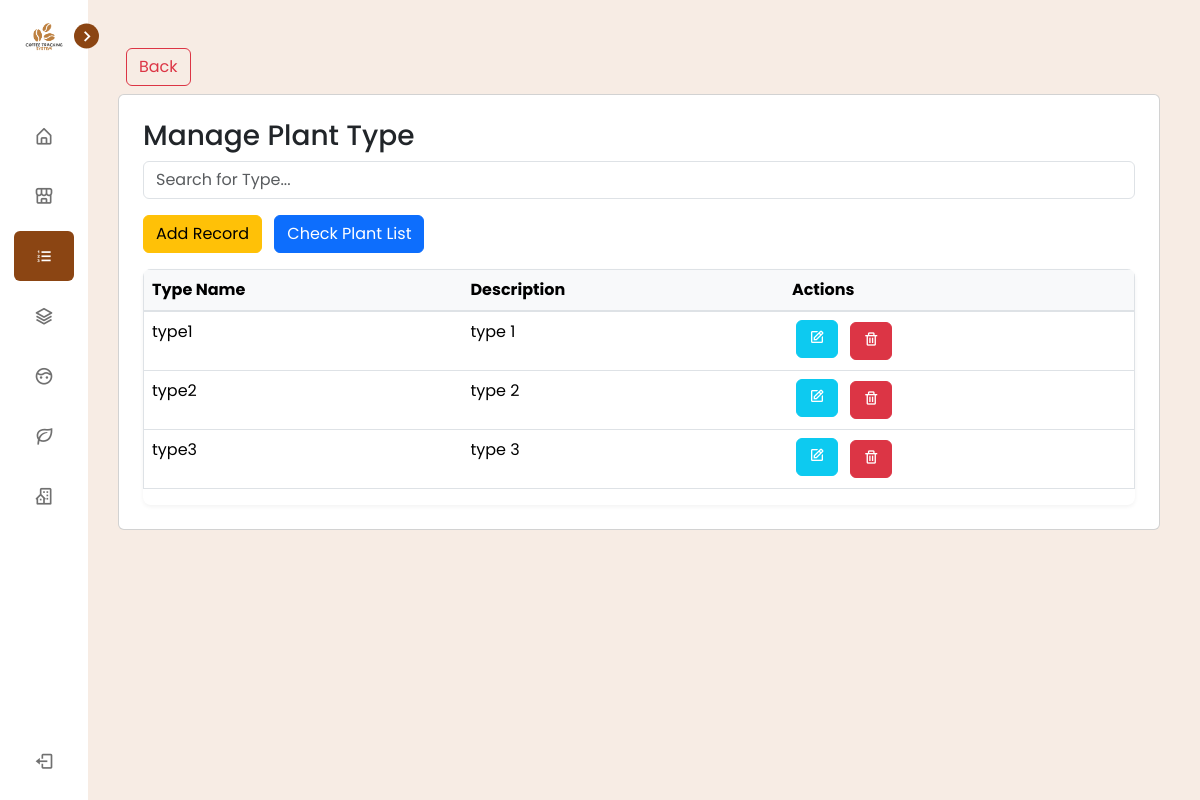
The app's page /view/pages/plant_type/index.php (signed in), older data.
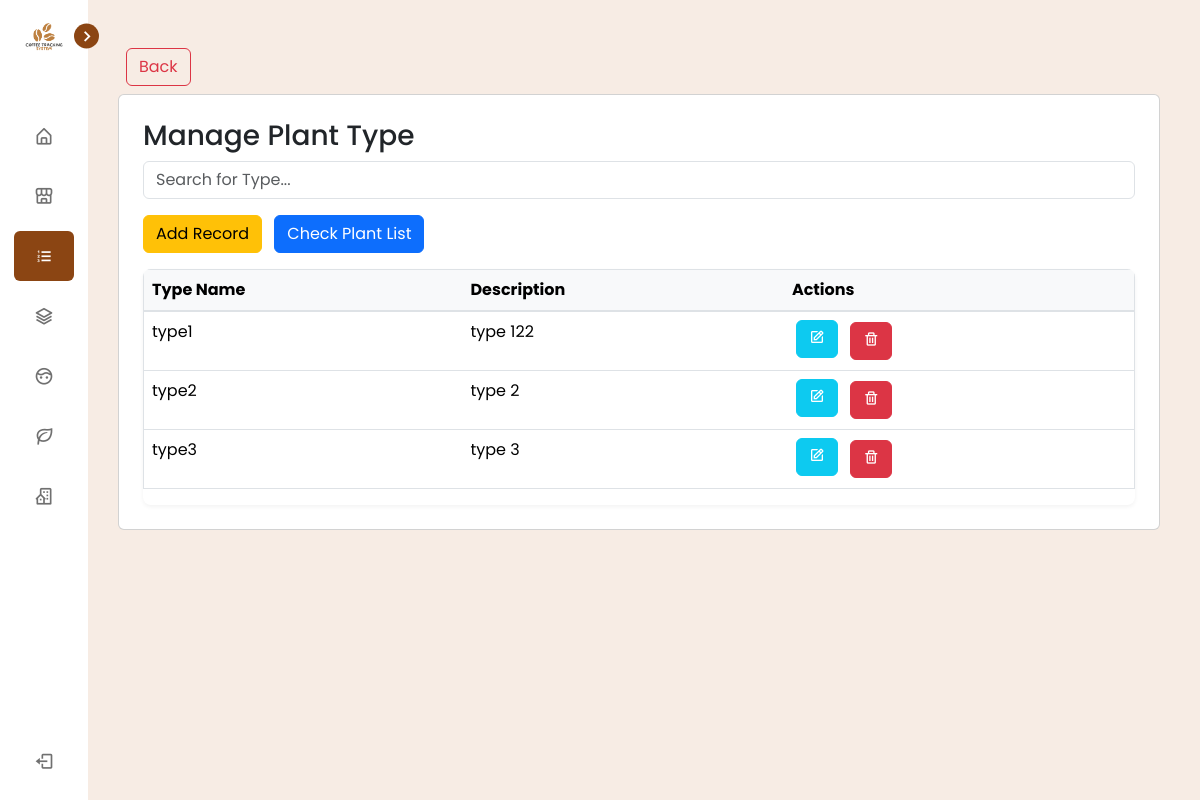
The same page, newer data.
### tables this page shows
CREATE TABLE `tbl_type` (
  `id` int(11) NOT NULL,
  `type_id` varchar(255) NOT NULL,
  `type_name` varchar(255) NOT NULL,
  `description` varchar(255) NOT NULL
);

### connection/connection.php (called while the page is built, shortened)
<?php
class config {
    public function __construct(){
        $dsn = "mysql:host=".H.";dbname=".DB;
        $username = U;
        $password = P;
        try {
            $this->pdo = new PDO($dsn, $username, $password);
        } catch (PDOException $e) {
            die("Connection failed: " . $e->getMessage());
        }
    }
}
?>

### controller/PlantTypeController.php (called while the page is built, shortened)
<?php
require_once('../../../services/PlantTypeService.php');
$typeServices = new TypeServices();
$types = $typeServices->getPlantType();
?>

### services/PlantTypeService.php (called while the page is built, shortened)
<?php
require_once("../../../connection/connection.php");
class TypeServices extends config {
    public function getPlantType() {
        try {
            $query = "SELECT `id`, `type_id`, `type_name`, `description` FROM `tbl_type` WHERE 1";
            $stmt = $this->pdo->prepare($query);
            $stmt->execute();
            return $stmt->fetchAll(PDO::FETCH_ASSOC);
        } catch (PDOException $e) {
            echo "Error: " . $e->getMessage();
        }
    }
}
?>

### view/pages/plant_type/index.php (the view, shortened to what this page needs)
<?php
  include_once('../../components/header.php');
  include_once('../../../controller/PlantTypeController.php');
?>
<div class="p-3">
<a class="btn btn-outline-danger m-2" href="../dashboard/index.php" width="200"> Back </a>
    <div class="card p-4">
    <h3>Manage Plant Type</h3>
    <div class="mb-3">
        <input type="text" id="searchInput" class="form-control" placeholder="Search for Type...">
    </div>
    <div class="mb-3">
        <a type="button" class="btn btn-warning d-none d-md-inline-block" href="create.php">Add Record</a>
        <a type="button" class="btn btn-primary d-none d-md-inline-block mx-2" href="../plant_nursery/index.php">Check Plant List</a>
    </div>
    <div class="table-responsive">
        <table border="1" class="table" id="nurseryOwnersTable">
            <thead>
                <tr>
                    <th>Type Name</th>
                    <th>Description</th>
                    <th>Actions</th>
                </tr>
            </thead>
            <tbody>
                <?php if (!empty($types)): ?>
                    <?php foreach ($types as $type): ?>
                        <tr>
                            <td><?php echo htmlspecialchars($type['type_name']); ?></td>
                            <td><?php echo htmlspecialchars($type['description']); ?></td>
                            <td class="justify-content-center align-items-center">
                                <a type="button" class="btn btn-info mx-1 mb-1" href="update.php?ID=<?php echo htmlspecialchars($type['id']); ?>">
                                    <i class='bx bx-edit icon text-white'></i>
                                </a>
                                <button type="button" class="btn btn-danger mx-1" data-id="<?php echo htmlspecialchars($type['id']); ?>" onclick="setDeleteId(this)">
                                    <i class='bx bx-trash icon'></i>
                                </button>
                            </td>
                        </tr>
                    <?php endforeach; ?>
                <?php else: ?>
                    <tr>
                        <td colspan="5" class="text-center">No records found.</td>
                    </tr>
                <?php endif; ?>
            </tbody>
        </table>
        </div>
    </div>
    </div>
<?php include_once('../../components/footer.php'); ?>

Row changes from the older to the newer data that the page shows:
changed tbl_type "type1": description "type 1" → "type 122"
